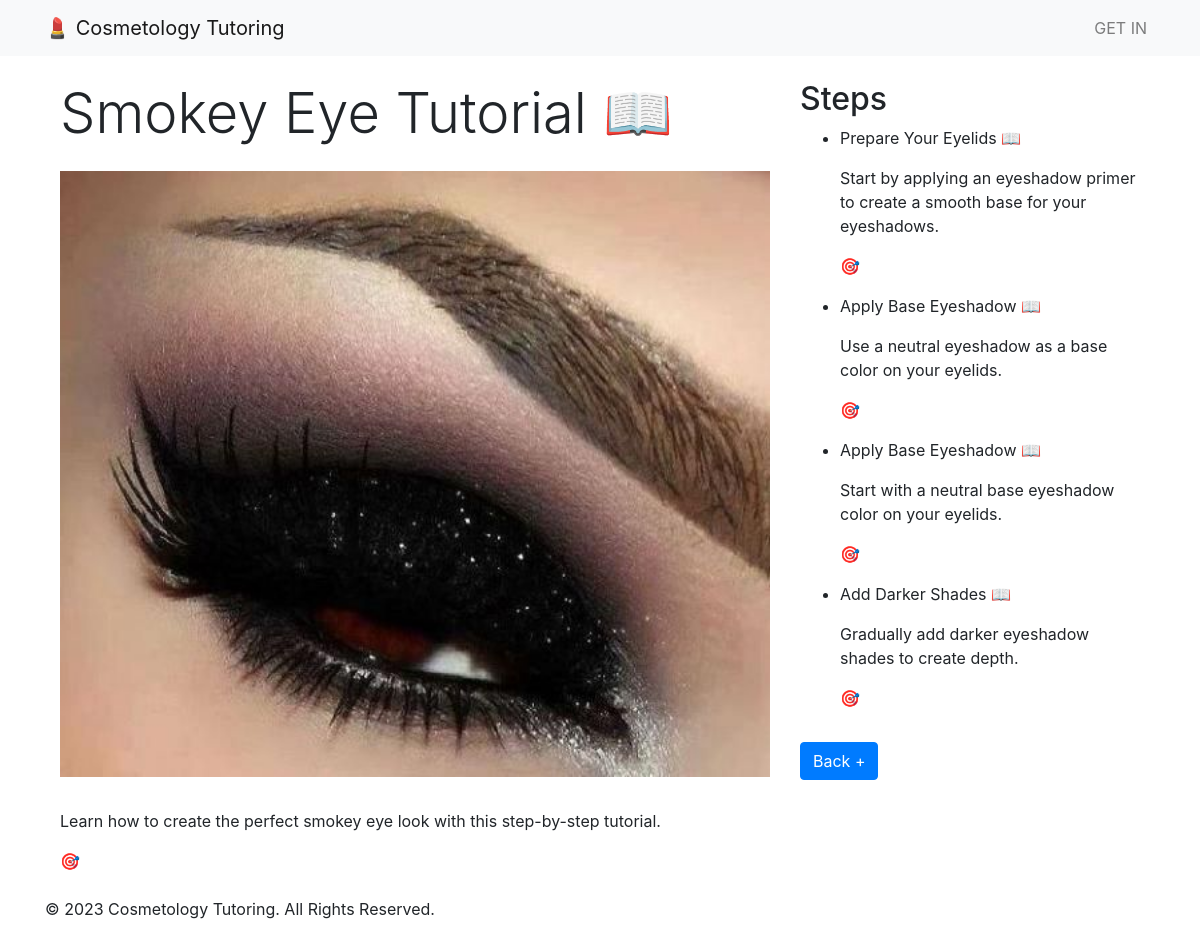
/tutorials/1/, run on the app's committed database.
### tutorials/models.py (models this page shows, shortened)
class Tutorial(models.Model):
    creator = models.ForeignKey(User, on_delete=models.CASCADE)
    title = models.CharField(max_length=200)
    image = models.ImageField(upload_to='tutorial_images/')  # Use ImageField for images
    category = models.ForeignKey(Category, on_delete=models.CASCADE)
    description = RichTextUploadingField()  # Use CKEditor for rich text content

class Step(models.Model):
    tutorial = models.ForeignKey(Tutorial, on_delete=models.CASCADE)
    order = models.PositiveIntegerField()
    title = models.CharField(max_length=200)
    content = RichTextUploadingField()
    creator = models.ForeignKey(User, on_delete=models.CASCADE)  # Add a creator field
    class Meta:
        permissions = [
            ("can_change_step", "Can change step"),
            ("can_delete_step", "Can delete step"),
        ]

### tutorials/views.py (the view)
# urls.py: path('<int:pk>/', views.TutorialDetailView.as_view(), name='tutorial-detail'),
class TutorialDetailView(DetailView):
    model = Tutorial
    template_name = 'tutorials/tutorial_detail.html'
    context_object_name = 'tutorial'

### templates/tutorials/tutorial_detail.html (shortened to what this page needs)
{% extends "base.html" %}
{% block content %}
  <div class="container my-4">
    <div class="row">
      <div class="col-md-8">
        <h1 class="display-4">{{ tutorial.title }} 📖</h1>
        <img src="{{ tutorial.image.url }}" alt="{{ tutorial.title }} Image" class="img-fluid my-3" width="800">
        <div class="ckeditor-content mt-3">
          {{ tutorial.description|safe }} 🎯
        </div>
      </div>
      <div class="col-md-4">
        <h2>Steps</h2>
        <ul>
            {% for step in tutorial.step_set.all %}
                <li>{{ step.title }} 📖</li>
                <p>{{ step.content|safe }} 🎯</p>
            {% empty %}
                <p>No steps available for this tutorial. 😞</p>
            {% endfor %}
        </ul>
        <a href="{% url 'tutorial-list' %}" class="btn btn-primary mt-3">Back +</a>
      </div>
    </div>
  </div>
{% endblock %}

### data on the page
Tutorial: title "Smokey Eye Tutorial", image (picture), description "Learn how to create the perfect smokey eye look with this step-by-step tutorial."
Step: title "Prepare Your Eyelids", content "Start by applying an eyeshadow primer to create a smooth base for your eyeshadows."
Step: title "Apply Base Eyeshadow", content "Use a neutral eyeshadow as a base color on your eyelids."
Step: title "Apply Base Eyeshadow", content "Start with a neutral base eyeshadow color on your eyelids."
Step: title "Add Darker Shades", content "Gradually add darker eyeshadow shades to create depth."
